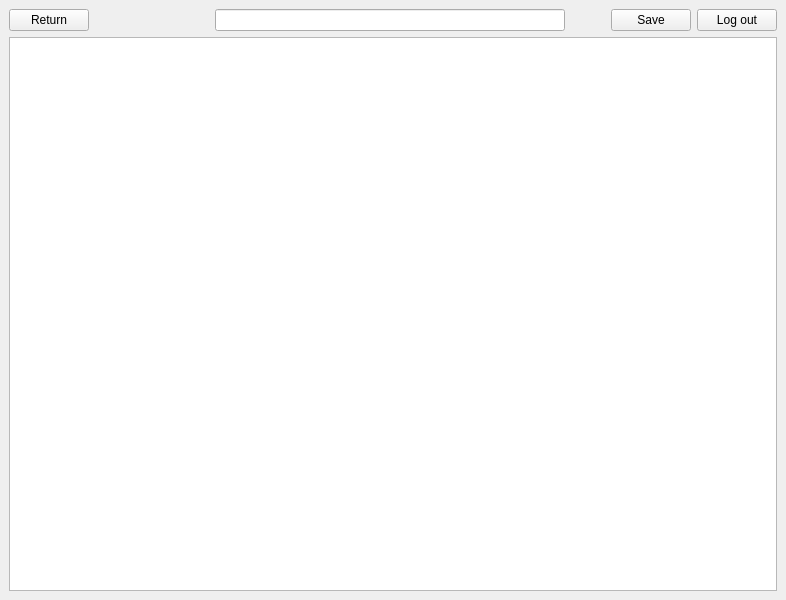
<?xml version="1.0" encoding="UTF-8"?>
<ui version="4.0">
 <class>MainWindow</class>
 <widget class="QMainWindow" name="MainWindow">
  <property name="geometry">
   <rect>
    <x>0</x>
    <y>0</y>
    <width>786</width>
    <height>600</height>
   </rect>
  </property>
  <property name="windowTitle">
   <string>MainWindow</string>
  </property>
  <widget class="QWidget" name="centralwidget">
   <layout class="QVBoxLayout" name="verticalLayout">
    <item>
     <layout class="QHBoxLayout" name="horizontalLayout">
      <item>
       <widget class="QPushButton" name="pushButton_Return">
        <property name="text">
         <string>Return</string>
        </property>
       </widget>
      </item>
      <item>
       <spacer name="horizontalSpacer">
        <property name="orientation">
         <enum>Qt::Horizontal</enum>
        </property>
        <property name="sizeType">
         <enum>QSizePolicy::Fixed</enum>
        </property>
        <property name="sizeHint" stdset="0">
         <size>
          <width>120</width>
          <height>20</height>
         </size>
        </property>
       </spacer>
      </item>
      <item>
       <widget class="QLineEdit" name="lineEdit_title">
        <property name="autoFillBackground">
         <bool>false</bool>
        </property>
       </widget>
      </item>
      <item>
       <spacer name="horizontalSpacer_2">
        <property name="orientation">
         <enum>Qt::Horizontal</enum>
        </property>
        <property name="sizeType">
         <enum>QSizePolicy::Fixed</enum>
        </property>
        <property name="sizeHint" stdset="0">
         <size>
          <width>40</width>
          <height>20</height>
         </size>
        </property>
       </spacer>
      </item>
      <item>
       <widget class="QPushButton" name="pushButton_save">
        <property name="text">
         <string>Save</string>
        </property>
       </widget>
      </item>
      <item>
       <widget class="QPushButton" name="pushButton_LogOut">
        <property name="text">
         <string>Log out</string>
        </property>
       </widget>
      </item>
     </layout>
    </item>
    <item>
     <widget class="QTextEdit" name="textEdit_text"/>
    </item>
   </layout>
  </widget>
 </widget>
 <resources/>
 <connections/>
</ui>
